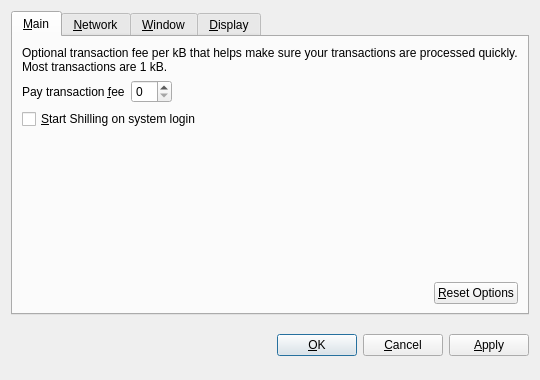
<?xml version="1.0" encoding="UTF-8"?>
<ui version="4.0">
 <class>OptionsDialog</class>
 <widget class="QDialog" name="OptionsDialog">
  <property name="geometry">
   <rect>
    <x>0</x>
    <y>0</y>
    <width>540</width>
    <height>380</height>
   </rect>
  </property>
  <property name="windowTitle">
   <string>Options</string>
  </property>
  <property name="modal">
   <bool>true</bool>
  </property>
  <layout class="QVBoxLayout" name="verticalLayout">
   <item>
    <widget class="QTabWidget" name="tabWidget">
     <property name="tabPosition">
      <enum>QTabWidget::North</enum>
     </property>
     <property name="currentIndex">
      <number>0</number>
     </property>
     <widget class="QWidget" name="tabMain">
      <attribute name="title">
       <string>&amp;Main</string>
      </attribute>
      <layout class="QVBoxLayout" name="verticalLayout_Main">
       <item>
        <widget class="QLabel" name="transactionFeeInfoLabel">
         <property name="text">
          <string>Optional transaction fee per kB that helps make sure your transactions are processed quickly. Most transactions are 1 kB.</string>
         </property>
         <property name="textFormat">
          <enum>Qt::PlainText</enum>
         </property>
         <property name="wordWrap">
          <bool>true</bool>
         </property>
        </widget>
       </item>
       <item>
        <layout class="QHBoxLayout" name="horizontalLayout_1_Main">
         <item>
          <widget class="QLabel" name="transactionFeeLabel">
           <property name="text">
            <string>Pay transaction &amp;fee</string>
           </property>
           <property name="textFormat">
            <enum>Qt::PlainText</enum>
           </property>
           <property name="buddy">
            <cstring>transactionFee</cstring>
           </property>
          </widget>
         </item>
         <item>
          <widget class="BitcoinAmountField" name="transactionFee"/>
         </item>
         <item>
          <spacer name="horizontalSpacer_1_Main">
           <property name="orientation">
            <enum>Qt::Horizontal</enum>
           </property>
           <property name="sizeHint" stdset="0">
            <size>
             <width>40</width>
             <height>20</height>
            </size>
           </property>
          </spacer>
         </item>
        </layout>
       </item>
       <item>
        <widget class="QCheckBox" name="bitcoinAtStartup">
         <property name="toolTip">
          <string>Automatically start Shilling after logging in to the system.</string>
         </property>
         <property name="text">
          <string>&amp;Start Shilling on system login</string>
         </property>
        </widget>
       </item>
       <item>
        <spacer name="verticalSpacer_Main">
         <property name="orientation">
          <enum>Qt::Vertical</enum>
         </property>
         <property name="sizeHint" stdset="0">
          <size>
           <width>20</width>
           <height>40</height>
          </size>
         </property>
        </spacer>
       </item>
       <item>
        <layout class="QHBoxLayout" name="horizontalLayout_2_Main">
         <item>
          <spacer name="horizontalSpacer_2_Main">
           <property name="orientation">
            <enum>Qt::Horizontal</enum>
           </property>
           <property name="sizeHint" stdset="0">
            <size>
             <width>40</width>
             <height>20</height>
            </size>
           </property>
          </spacer>
         </item>
         <item>
          <widget class="QPushButton" name="resetButton">
           <property name="toolTip">
            <string>Reset all client options to default.</string>
           </property>
           <property name="text">
            <string>&amp;Reset Options</string>
           </property>
           <property name="autoDefault">
            <bool>false</bool>
           </property>
          </widget>
         </item>
        </layout>
       </item>
      </layout>
     </widget>
     <widget class="QWidget" name="tabNetwork">
      <attribute name="title">
       <string>&amp;Network</string>
      </attribute>
      <layout class="QVBoxLayout" name="verticalLayout_Network">
       <item>
        <widget class="QCheckBox" name="mapPortUpnp">
         <property name="toolTip">
          <string>Automatically open the Shilling client port on the router. This only works when your router supports UPnP and it is enabled.</string>
         </property>
         <property name="text">
          <string>Map port using &amp;UPnP</string>
         </property>
        </widget>
       </item>
       <item>
        <widget class="QCheckBox" name="connectSocks">
         <property name="toolTip">
          <string>Connect to the Shilling network through a SOCKS proxy (e.g. when connecting through Tor).</string>
         </property>
         <property name="text">
          <string>&amp;Connect through SOCKS proxy:</string>
         </property>
        </widget>
       </item>
       <item>
        <layout class="QHBoxLayout" name="horizontalLayout_Network">
         <item>
          <widget class="QLabel" name="proxyIpLabel">
           <property name="text">
            <string>Proxy &amp;IP:</string>
           </property>
           <property name="textFormat">
            <enum>Qt::PlainText</enum>
           </property>
           <property name="buddy">
            <cstring>proxyIp</cstring>
           </property>
          </widget>
         </item>
         <item>
          <widget class="QValidatedLineEdit" name="proxyIp">
           <property name="maximumSize">
            <size>
             <width>140</width>
             <height>16777215</height>
            </size>
           </property>
           <property name="toolTip">
            <string>IP address of the proxy (e.g. 127.0.0.1)</string>
           </property>
          </widget>
         </item>
         <item>
          <widget class="QLabel" name="proxyPortLabel">
           <property name="text">
            <string>&amp;Port:</string>
           </property>
           <property name="textFormat">
            <enum>Qt::PlainText</enum>
           </property>
           <property name="buddy">
            <cstring>proxyPort</cstring>
           </property>
          </widget>
         </item>
         <item>
          <widget class="QLineEdit" name="proxyPort">
           <property name="maximumSize">
            <size>
             <width>55</width>
             <height>16777215</height>
            </size>
           </property>
           <property name="toolTip">
            <string>Port of the proxy (e.g. 9050)</string>
           </property>
          </widget>
         </item>
         <item>
          <widget class="QLabel" name="socksVersionLabel">
           <property name="text">
            <string>SOCKS &amp;Version:</string>
           </property>
           <property name="textFormat">
            <enum>Qt::PlainText</enum>
           </property>
           <property name="buddy">
            <cstring>socksVersion</cstring>
           </property>
          </widget>
         </item>
         <item>
          <widget class="QValueComboBox" name="socksVersion">
           <property name="toolTip">
            <string>SOCKS version of the proxy (e.g. 5)</string>
           </property>
          </widget>
         </item>
         <item>
          <spacer name="horizontalSpacer_Network">
           <property name="orientation">
            <enum>Qt::Horizontal</enum>
           </property>
           <property name="sizeHint" stdset="0">
            <size>
             <width>40</width>
             <height>20</height>
            </size>
           </property>
          </spacer>
         </item>
        </layout>
       </item>
       <item>
        <spacer name="verticalSpacer_Network">
         <property name="orientation">
          <enum>Qt::Vertical</enum>
         </property>
         <property name="sizeHint" stdset="0">
          <size>
           <width>20</width>
           <height>40</height>
          </size>
         </property>
        </spacer>
       </item>
      </layout>
     </widget>
     <widget class="QWidget" name="tabWindow">
      <attribute name="title">
       <string>&amp;Window</string>
      </attribute>
      <layout class="QVBoxLayout" name="verticalLayout_Window">
       <item>
        <widget class="QCheckBox" name="minimizeToTray">
         <property name="toolTip">
          <string>Show only a tray icon after minimizing the window.</string>
         </property>
         <property name="text">
          <string>&amp;Minimize to the tray instead of the taskbar</string>
         </property>
        </widget>
       </item>
       <item>
        <widget class="QCheckBox" name="minimizeOnClose">
         <property name="toolTip">
          <string>Minimize instead of exit the application when the window is closed. When this option is enabled, the application will be closed only after selecting Quit in the menu.</string>
         </property>
         <property name="text">
          <string>M&amp;inimize on close</string>
         </property>
        </widget>
       </item>
       <item>
        <spacer name="verticalSpacer_Window">
         <property name="orientation">
          <enum>Qt::Vertical</enum>
         </property>
         <property name="sizeHint" stdset="0">
          <size>
           <width>20</width>
           <height>40</height>
          </size>
         </property>
        </spacer>
       </item>
      </layout>
     </widget>
     <widget class="QWidget" name="tabDisplay">
      <attribute name="title">
       <string>&amp;Display</string>
      </attribute>
      <layout class="QVBoxLayout" name="verticalLayout_Display">
       <item>
        <layout class="QHBoxLayout" name="horizontalLayout_1_Display">
         <item>
          <widget class="QLabel" name="langLabel">
           <property name="text">
            <string>User Interface &amp;language:</string>
           </property>
           <property name="textFormat">
            <enum>Qt::PlainText</enum>
           </property>
           <property name="buddy">
            <cstring>lang</cstring>
           </property>
          </widget>
         </item>
         <item>
          <widget class="QValueComboBox" name="lang">
           <property name="toolTip">
            <string>The user interface language can be set here. This setting will take effect after restarting Shilling.</string>
           </property>
          </widget>
         </item>
        </layout>
       </item>
       <item>
        <layout class="QHBoxLayout" name="horizontalLayout_2_Display">
         <item>
          <widget class="QLabel" name="unitLabel">
           <property name="text">
            <string>&amp;Unit to show amounts in:</string>
           </property>
           <property name="textFormat">
            <enum>Qt::PlainText</enum>
           </property>
           <property name="buddy">
            <cstring>unit</cstring>
           </property>
          </widget>
         </item>
         <item>
          <widget class="QValueComboBox" name="unit">
           <property name="toolTip">
            <string>Choose the default subdivision unit to show in the interface and when sending coins.</string>
           </property>
          </widget>
         </item>
        </layout>
       </item>
       <item>
        <widget class="QCheckBox" name="displayAddresses">
         <property name="toolTip">
          <string>Whether to show Shilling addresses in the transaction list or not.</string>
         </property>
         <property name="text">
          <string>&amp;Display addresses in transaction list</string>
         </property>
        </widget>
       </item>
       <item>
        <widget class="QCheckBox" name="coinControlFeatures">
         <property name="toolTip">
          <string>Whether to show coin control features or not.</string>
         </property>
         <property name="text">
          <string>Display coin &amp;control features (experts only!)</string>
         </property>
        </widget>
       </item>
       <item>
        <spacer name="verticalSpacer_Display">
         <property name="orientation">
          <enum>Qt::Vertical</enum>
         </property>
         <property name="sizeHint" stdset="0">
          <size>
           <width>20</width>
           <height>40</height>
          </size>
         </property>
        </spacer>
       </item>
      </layout>
     </widget>
    </widget>
   </item>
   <item>
    <layout class="QHBoxLayout" name="horizontalLayout_Buttons">
     <item>
      <spacer name="horizontalSpacer_1">
       <property name="orientation">
        <enum>Qt::Horizontal</enum>
       </property>
       <property name="sizeHint" stdset="0">
        <size>
         <width>40</width>
         <height>48</height>
        </size>
       </property>
      </spacer>
     </item>
     <item>
      <widget class="QLabel" name="statusLabel">
       <property name="font">
        <font>
         <weight>75</weight>
         <bold>true</bold>
        </font>
       </property>
       <property name="text">
        <string/>
       </property>
       <property name="textFormat">
        <enum>Qt::PlainText</enum>
       </property>
       <property name="wordWrap">
        <bool>true</bool>
       </property>
      </widget>
     </item>
     <item>
      <spacer name="horizontalSpacer_2">
       <property name="orientation">
        <enum>Qt::Horizontal</enum>
       </property>
       <property name="sizeHint" stdset="0">
        <size>
         <width>40</width>
         <height>48</height>
        </size>
       </property>
      </spacer>
     </item>
     <item>
      <widget class="QPushButton" name="okButton">
       <property name="text">
        <string>&amp;OK</string>
       </property>
      </widget>
     </item>
     <item>
      <widget class="QPushButton" name="cancelButton">
       <property name="text">
        <string>&amp;Cancel</string>
       </property>
       <property name="autoDefault">
        <bool>false</bool>
       </property>
      </widget>
     </item>
     <item>
      <widget class="QPushButton" name="applyButton">
       <property name="text">
        <string>&amp;Apply</string>
       </property>
       <property name="autoDefault">
        <bool>false</bool>
       </property>
      </widget>
     </item>
    </layout>
   </item>
  </layout>
 </widget>
 <customwidgets>
  <customwidget>
   <class>BitcoinAmountField</class>
   <extends>QSpinBox</extends>
   <header>bitcoinamountfield.h</header>
  </customwidget>
  <customwidget>
   <class>QValueComboBox</class>
   <extends>QComboBox</extends>
   <header>qvaluecombobox.h</header>
  </customwidget>
  <customwidget>
   <class>QValidatedLineEdit</class>
   <extends>QLineEdit</extends>
   <header>qvalidatedlineedit.h</header>
  </customwidget>
 </customwidgets>
 <resources/>
 <connections/>
</ui>
